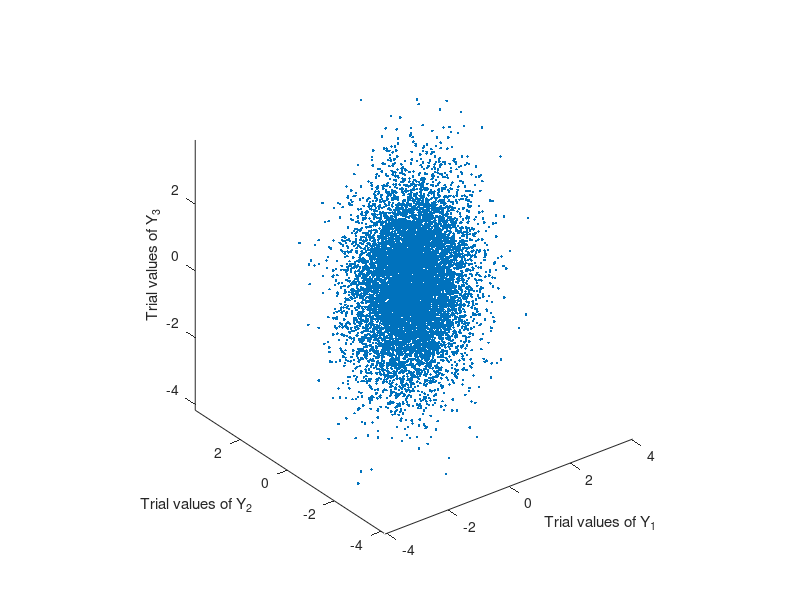
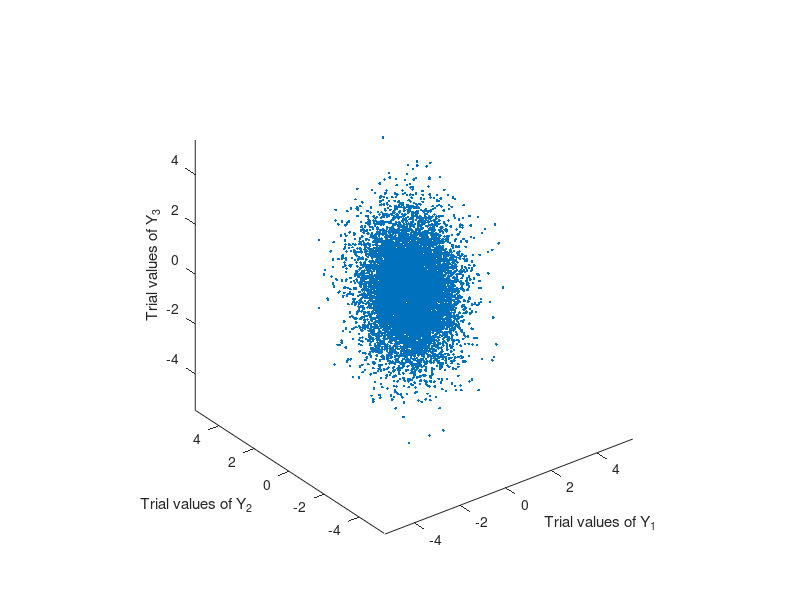

Write MATLAB code to recreate these figures, in order.
% The mathematics for this trivariate case is provided in 
% the file 'ChallengeExTheory.pdf'
clc; close all; clear;
% Set the angle parameters
theta_1 = 18; % in degrees
theta_2 = 24;
theta_3 = 53;

% Correlation coefficients
rho_1 = sind(theta_2)*cosd(theta_1);
rho_2 = cosd(theta_2)*cosd(theta_3);
rho_3 = sind(theta_1)*sind(theta_3);
rho = [rho_1, rho_2, rho_3];

% Number of trials
nTrials = 10000;

% Trial values of uncorrelated Normal random variables
X_1 = randn(1,nTrials);
X_2 = randn(1,nTrials);
X_3 = randn(1,nTrials);

% Linear combinations
X = [X_1; X_2; X_3]';
A = [sind(theta_1) cosd(theta_1) 0;
     0 sind(theta_2) cosd(theta_2);
     sind(theta_3) 0 cosd(theta_3)];
Y = X*A;
Y_1 = Y(:,1);
Y_2 = Y(:,2);
Y_3 = Y(:,3);

% Estimate correlation coefficient
disp(['Predicted correlation coefficients: ',mat2str(rho)]);
disp(corrcoef([Y_1(:),Y_2(:),Y_3(:)]));

% Scatterplot
figure;
plot3(Y_1,Y_2,Y_3,'.');
axis tight;
axis equal;
xlabel('Trial values of Y_1');
ylabel('Trial values of Y_2');
zlabel('Trial values of Y_3');

% To get matrix A for a given covariance matrix C.
% One can show that C = A*A^T. We then diagonalise A using 
% orthogonal matrix Q so that Q^T*C*Q = Lambda. It can be seen
% that if A = Q*\sqrt{Lambda}, then A*A^T = C.
C = [1.00  0.50  0.20;
     0.50  1.25  0.40;
     0.20  0.40  1.13]; % Our desired C
[Q,Lambda] = eig(C);
A_n = Q*sqrt(Lambda);
disp('Here is C:')
disp(C);
disp("Here is A_n:");
disp(A_n);
disp('Check A_n*A_n^T = C:');
disp(A_n*A_n'); 
% Now we use this A_new to generate trial values from a trivariate normal distribution
% with covariance matrix C
Y_n = X*A_n;
Y1 = Y_n(:,1);
Y2 = Y_n(:,2);
Y3 = Y_n(:,3);

% Scatterplot
figure;
plot3(Y1,Y2,Y3,'.');
axis tight;
axis equal;
xlabel('Trial values of Y_1');
ylabel('Trial values of Y_2');
zlabel('Trial values of Y_3');